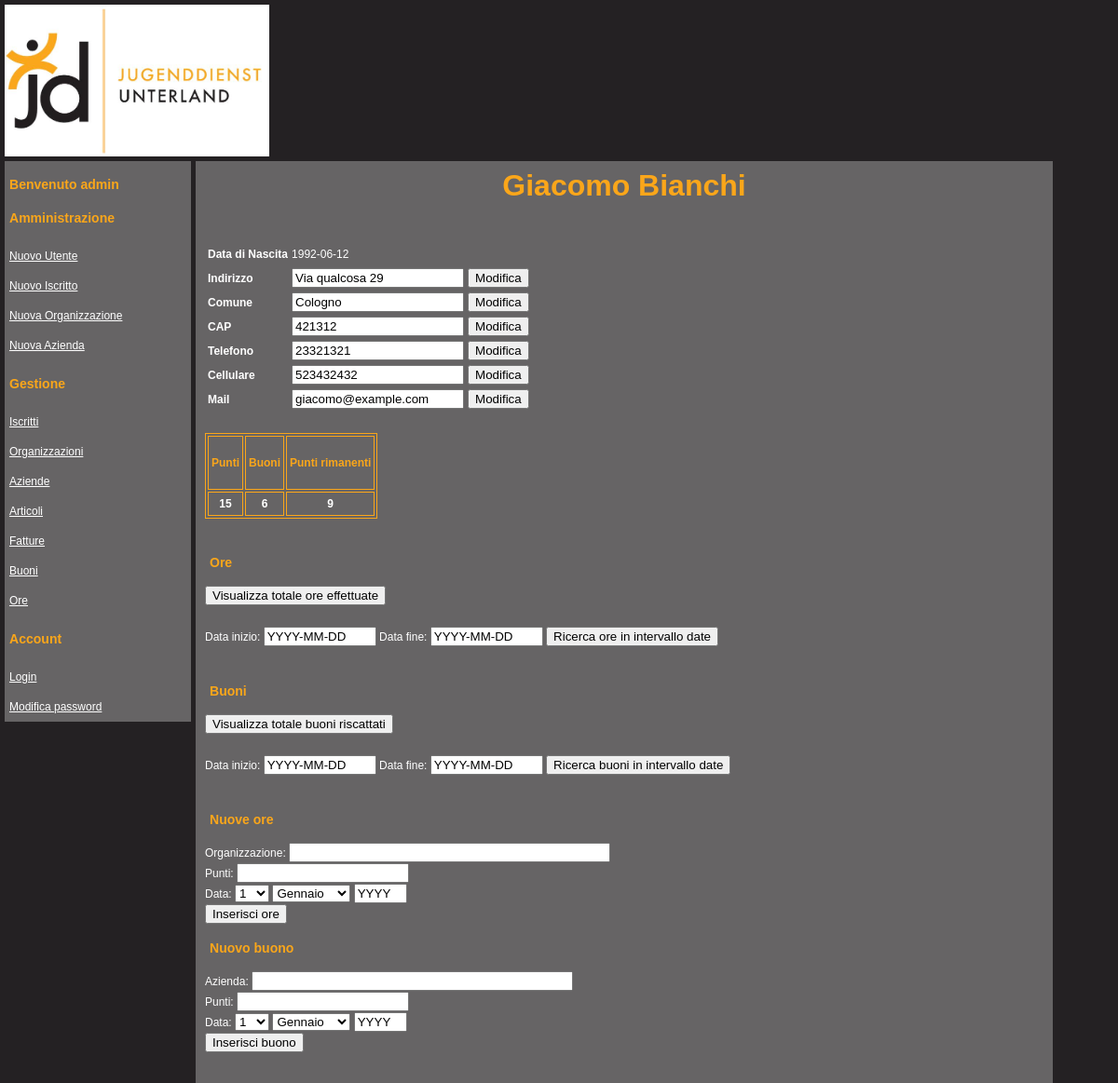
The page /view_boy.php?boy_id=4 (signed in) on the database its author committed.
### tables this page shows
CREATE TABLE Boy (
	name	VARCHAR(255) NOT NULL,
	surname	VARCHAR(255) NOT NULL,
	address	VARCHAR(255) NOT NULL,
	CAP		VARCHAR(255) NOT NULL,
	commune VARCHAR(255) NOT NULL,
	date_of_birth DATE NOT NULL,
	phone	VARCHAR(255),
	mobile_phone VARCHAR(255) NOT NULL,
	mail	VARCHAR(255) NOT NULL,
	boy_id BIGINT NOT NULL AUTO_INCREMENT,
	CONSTRAINT boy_pk PRIMARY KEY (boy_id)
);

### view_boy.php (the view, shortened to what the rows shown need)
<!DOCTYPE html>
<?php
include('locale/it.php');
include('include/connect.php');
?>
<html>
    <head>
        <link rel="stylesheet" type="text/css" href="main.css" />
    </head>
    <body>
        <div id="ContentContainer">
            <div id="Content">
                <?php
                include('include/privilege_check.php');
                if(check('admin')||check('manager'))
                {
                    if(isset($_GET['boy_id']))
                    {
                        $boy_id = $_GET['boy_id'];
                        try{
                        $result = mysql_query("SELECT * FROM Boy WHERE boy_id='$boy_id'",$conn);
                        if(mysql_num_rows($result)==1)
                        {
                            echo "<h1 style=\"text-align: center;\">".mysql_result($result, 0, 'name')." ".mysql_result($result, 0, 'surname')."</h1><br /><br />";
                            if(check('admin'))
                            {
                                echo '<table id="invisibleTable">';
                                echo '<tr><td id="itd"><strong>'.$lang['DATE_OF_BIRTH'].'</strong></td><td id="itd">'.mysql_result($result, 0, 'date_of_birth')."</td></tr>";
                                echo '<tr><td id="itd"><strong>'.$lang['ADDRESS'].'</strong></td><td id="itd"><form action="include/updater.php" name = "form" method = "post"><input type="text" name="update" value="'.mysql_result($result, 0, 'address').'"/><input type="hidden" name="table" value="Boy"><input type="hidden" name="column" value="address"><input type="hidden" name="key" value="boy_id"><input type="hidden" name="key_value" value="'.$boy_id.'"></td><td id="itd"><input type="submit" name="submit"  value ="'.$lang['UPDATE'].'" /></form></td></tr>';
                                echo '<tr><td id="itd"><strong>'.$lang['COMMUNE'].'</strong></td><td id="itd"><form action="include/updater.php" name = "form" method = "post"><input type="text" name="update" value="'.mysql_result($result, 0, 'commune').'"/><input type="hidden" name="table" value="Boy"><input type="hidden" name="column" value="commune"><input type="hidden" name="key" value="boy_id"><input type="hidden" name="key_value" value="'.$boy_id.'"></td><td id="itd"><input type="submit" name="submit"  value ="'.$lang['UPDATE'].'" /></form></td></tr>';
                                echo '<tr><td id="itd"><strong>'.$lang['CAP'].'</strong></td><td id="itd"><form action="include/updater.php" name = "form" method = "post"><input type="text" name="update" value="'.mysql_result($result, 0, 'CAP').'"/><input type="hidden" name="table" value="Boy"><input type="hidden" name="column" value="CAP"><input type="hidden" name="key" value="boy_id"><input type="hidden" name="key_value" value="'.$boy_id.'"></td><td id="itd"><input type="submit" name="submit"  value ="'.$lang['UPDATE'].'" /></form><br /></td></tr>';
                                echo '<tr><td id="itd"><strong>'.$lang['PHONE'].'</strong></td><td id="itd"><form action="include/updater.php" name = "form" method = "post"><input type="text" name="update" value="'.mysql_result($result, 0, 'phone').'"/><input type="hidden" name="table" value="Boy"><input type="hidden" name="column" value="phone"><input type="hidden" name="key" value="boy_id"><input type="hidden" name="key_value" value="'.$boy_id.'"></td><td id="itd"><input type="submit" name="submit"  value ="'.$lang['UPDATE'].'" /></form></td></tr>';
                                echo '<tr><td id="itd"><strong>'.$lang['MOBILE_PHONE'].'</strong></td><td id="itd"><form action="include/updater.php" name = "form" method = "post"><input type="text" name="update" value="'.mysql_result($result, 0, 'mobile_phone').'"/><input type="hidden" name="table" value="Boy"><input type="hidden" name="column" value="mobile_phone"><input type="hidden" name="key" value="boy_id"><input type="hidden" name="key_value" value="'.$boy_id.'"></td><td id="itd"><input type="submit" name="submit"  value ="'.$lang['UPDATE'].'" /></form></td></tr>';
                                echo '<tr><td id="itd"><strong>'.$lang['MAIL'].'</strong></td><td id="itd"><form action="include/updater.php" name = "form" method = "post"><input type="text" name="update" value="'.mysql_result($result, 0, 'mail').'"/><input type="hidden" name="table" value="Boy"><input type="hidden" name="column" value="mail"><input type="hidden" name="key" value="boy_id"><input type="hidden" name="key_value" value="'.$boy_id.'"></td><td id="itd"><input type="submit" name="submit"  value ="'.$lang['UPDATE'].'" /></form></td></tr>';
                                echo '</table>';
                            }
                            echo '<br />';
                            $points = mysql_query("SELECT SUM(points) as totalPoints FROM Volunteering WHERE boy_id = '$boy_id' GROUP BY boy_id", $conn);
                            if(mysql_num_rows($points)>0)
                            {
                                $points = mysql_result($points, 0, 'totalPoints');
                                $tokens = mysql_query("SELECT SUM(points) as totalPoints FROM Token WHERE boy_id = '$boy_id' GROUP BY boy_id", $conn);
                                if(mysql_num_rows($tokens)>0)
                                {
                                    $tokens = mysql_result($tokens, 0, 'totalPoints');
                                }
                                else
                                {
                                    $tokens = 0;
                                }
                                $remaining_points = $points-$tokens;
                            }
                            else
                            {
                                $points = 0;
                                $tokens = 0;
                                $remaining_points = 0;
                            }
                            echo '<table>';
                            echo '<th><h4>'.$lang['POINTS'].'</h4></th><th><h4>'.$lang['TOKENS'].'</h4></th><th><h4>'.$lang['REMAINING_POINTS'].'</h4></th>';
                            echo '<tr><td align=center><strong>'.$points.'</strong></td><td align=center><strong>'.$tokens.'</strong></td><td align=center><strong>'.$remaining_points.'</strong></td></tr>';
                            echo '</table>';
                            echo '<br />';
                            echo '<h3>'.$lang['LIST_VOLUNTEERING'].'</h3>';
                            echo '<form action="list_volunteering.php" method="post">
                                    <input type="hidden" name="search_type" value="boy_id">
                                    <input type="hidden" name="search_value" value="'.$boy_id.'">
                                    <input type="submit" name="submit"  value ="'.$lang['TOTAL_VOLUNTEERING'].'" />
                                  </form><br /><br />';
                            echo '<form action="list_volunteering.php" method="post">'
                                    .$lang['START_DATE'].': <input type="text" size="12" name="date_start" value="YYYY-MM-DD"> '
                                    .$lang['END_DATE'].': <input type="text" size="12" name="date_end" value="YYYY-MM-DD">
                                    <input type="hidden" name="search_type" value="boy_id">
                                    <input type="hidden" name="search_value" value="'.$boy_id.'">
                                    <input type="submit" name="submit"  value ="'.$lang['DATE_VOLUNTEERING'].'" />
                                  </form><br /><br />';
                            echo '<h3>'.$lang['LIST_TOKEN'].'</h3>';
                            echo '<form action="list_token.php"  method="post">
                                    <input type="hidden" name="search_type" value="boy_id">
                                    <input type="hidden" name="search_value" value="'.$boy_id.'">
                                    <input type="submit" name="submit"  value ="'.$lang['TOTAL_TOKEN'].'" />
                                  </form><br /><br />';
                            echo '<form action="list_token.php"  method="post">'
                                    .$lang['START_DATE'].': <input type="text" size="12" name="date_start" value="YYYY-MM-DD"> '
                                    .$lang['END_DATE'].': <input type="text" size="12" name="date_end" value="YYYY-MM-DD">
                                    <input type="hidden" name="search_type" value="boy_id">
                                    <input type="hidden" name="search_value" value="'.$boy_id.'">
                                    <input type="submit" name="submit"  value ="'.$lang['DATE_TOKEN'].'" />
                                  </form><br /><br />';
                            echo '<h3>'.$lang['NEW_VOLUNTEERING_TITLE'].'</h3>';
                            echo '<form action="include/insert_volunteering.php" name = "vol_form" method="post" onsubmit="return validateVolunteering()">'
                                    .$lang['ORGANIZATION'].': <input type="text" size="40" id="organization" name="organization" value="" onkeyup="ajax_showOptions(this,\'getOrganizationsByLetters\',event)"><br />
                                    <input type="hidden" name="boy_id" value="'.$boy_id.'">'
                                    .$lang['POINTS'].': <input type="text" name="points"><br />'
                                    .$lang['DATE'].': <select name="day">
                                                            <option value="1">1</option>
                                                    </select>
                                                    <select name="month">
                                                            <option value=1>'.$lang['JANUARY'].'</option>
                                                            <option value=2>'.$lang['FEBRUARY'].'</option>
                                                            <option value=3>'.$lang['MARCH'].'</option>
                                                            <option value=4>'.$lang['APRIL'].'</option>
                                                            <option value=5>'.$lang['MAY'].'</option>
                                                            <option value=6>'.$lang['JUNE'].'</option>
                                                            <option value=7>'.$lang['JULY'].'</option>
                                                            <option value=8>'.$lang['AUGUST'].'</option>
                                                            <option value=9>'.$lang['SEPTEMBER'].'</option>
                                                            <option value=10>'.$lang['OCTOBER'].'</option>
                                                            <option value=11>'.$lang['NOVEMBER'].'</option>
                                                            <option value=12>'.$lang['DECEMBER'].'</option>
                                                    </select>
                                                    <input type="text" size="4" name="year" value="YYYY"><br />'.
                                 '<input type="submit" name="submit"  value ="'.$lang['NEW_VOLUNTEERING'].'" /></form><br />';
                            echo '<h3>'.$lang['NEW_TOKEN_TITLE'].'</h3>';
                            echo '<form action="include/insert_token.php" name = "token_form" method="post" onsubmit="return validateTok()">'
                                    .$lang['COMPANY'].': <input type="text" size="40" id="company" name="company" value="" onkeyup="ajax_showOptions(this,\'getCompaniesByLetters\',event)"><br />
                                    <input type="hidden" name="boy_id" value="'.$boy_id.'">'
                                    .$lang['POINTS'].': <input type="text" name="points"><br />'
                                    .$lang['DATE'].': <select name="day">
                                                            <option value="1">1</option>
                                                    </select>
                                                    <select name="month">
                                                            <option value=1>'.$lang['JANUARY'].'</option>
                                                            <option value=2>'.$lang['FEBRUARY'].'</option>
                                                            <option value=3>'.$lang['MARCH'].'</option>
                                                            <option value=4>'.$lang['APRIL'].'</option>
                                                            <option value=5>'.$lang['MAY'].'</option>
                                                            <option value=6>'.$lang['JUNE'].'</option>
                                                            <option value=7>'.$lang['JULY'].'</option>
                                                            <option value=8>'.$lang['AUGUST'].'</option>
                                                            <option value=9>'.$lang['SEPTEMBER'].'</option>
                                                            <option value=10>'.$lang['OCTOBER'].'</option>
                                                            <option value=11>'.$lang['NOVEMBER'].'</option>
                                                            <option value=12>'.$lang['DECEMBER'].'</option>
                                                    </select>
                                                    <input type="text" size="4" name="year" value="YYYY"><br />'.
                                 '<input type="submit" name="submit"  value ="'.$lang['NEW_TOKEN'].'" /></form><br /><br />';
                        }
                        else
                            $lang['NO_RESULTS'];
                        }
                        catch(Exception $e)
                        {
                            echo 'Error:'.$e->getMessage();
                        }
                    }
                }
                else
                    echo $lang['NO_PRIVILEGE'];
                ?>
            </div>
        </div>
    </body>
</html>

### rows shown on the page
boy: name "Giacomo", surname "Bianchi", date_of_birth "1992-06-12", update "Via qualcosa 29", update "Cologno", update "421312", update "23321321", update "523432432", update "giacomo@example.com"

### other values the page prints
$lang['WELCOME'] "Benvenuto"
$_SESSION['user'] "admin"
$lang['ADMINISTRATION'] "Amministrazione"
$lang['NEW_USER'] "Nuovo Utente"
$lang['NEW_BOY'] "Nuovo Iscritto"
$lang['NEW_ORGANIZATION'] "Nuova Organizzazione"
$lang['NEW_COMPANY'] "Nuova Azienda"
$lang['MANAGEMENT'] "Gestione"
$lang['LIST_BOY'] "Iscritti"
$lang['LIST_ORGANIZATION'] "Organizzazioni"
$lang['LIST_COMPANY'] "Aziende"
$lang['LIST_ITEM'] "Articoli"
$lang['LIST_INVOICE'] "Fatture"
$lang['LIST_TOKEN'] "Buoni"
$lang['LIST_VOLUNTEERING'] "Ore"
